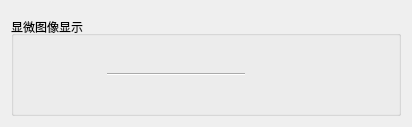
                <widget class="QWidget" name="wgt_scope" native="true">
                 <property name="sizePolicy">
                  <sizepolicy hsizetype="Preferred" vsizetype="Preferred">
                   <horstretch>1</horstretch>
                   <verstretch>0</verstretch>
                  </sizepolicy>
                 </property>
                 <layout class="QVBoxLayout" name="verticalLayout_21" stretch="0">
                  <property name="topMargin">
                   <number>16</number>
                  </property>
                  <item>
                   <widget class="QGroupBox" name="GB_scopeImage">
                    <property name="sizePolicy">
                     <sizepolicy hsizetype="Preferred" vsizetype="Preferred">
                      <horstretch>1</horstretch>
                      <verstretch>1</verstretch>
                     </sizepolicy>
                    </property>
                    <property name="layoutDirection">
                     <enum>Qt::LeftToRight</enum>
                    </property>
                    <property name="autoFillBackground">
                     <bool>true</bool>
                    </property>
                    <property name="title">
                     <string>显微图像显示</string>
                    </property>
                    <property name="alignment">
                     <set>Qt::AlignLeading|Qt::AlignLeft|Qt::AlignVCenter</set>
                    </property>
                    <layout class="QHBoxLayout" name="horizontalLayout_14">
                     <item>
                      <layout class="QVBoxLayout" name="layout_microscope">
                       <item>
                        <widget class="QWidget" name="widget" native="true">
                         <property name="sizePolicy">
                          <sizepolicy hsizetype="Preferred" vsizetype="Fixed">
                           <horstretch>0</horstretch>
                           <verstretch>0</verstretch>
                          </sizepolicy>
                         </property>
                         <layout class="QHBoxLayout" name="horizontalLayout_24">
                          <item>
                           <widget class="QWidget" name="widget_mag" native="true">
                            <property name="sizePolicy">
                             <sizepolicy hsizetype="Preferred" vsizetype="Fixed">
                              <horstretch>0</horstretch>
                              <verstretch>0</verstretch>
                             </sizepolicy>
                            </property>
                            <layout class="QHBoxLayout" name="horizontalLayout_18">
                             <item>
                              <widget class="QLabel" name="lbl_mag">
                               <property name="sizePolicy">
                                <sizepolicy hsizetype="Fixed" vsizetype="Fixed">
                                 <horstretch>0</horstretch>
                                 <verstretch>0</verstretch>
                                </sizepolicy>
                               </property>
                               <property name="minimumSize">
                                <size>
                                 <width>60</width>
                                 <height>23</height>
                                </size>
                               </property>
                               <property name="text">
                                <string/>
                               </property>
                               <property name="alignment">
                                <set>Qt::AlignCenter</set>
                               </property>
                              </widget>
                             </item>
                             <item>
                              <widget class="Line" name="line_mag">
                               <property name="sizePolicy">
                                <sizepolicy hsizetype="Fixed" vsizetype="Fixed">
                                 <horstretch>0</horstretch>
                                 <verstretch>0</verstretch>
                                </sizepolicy>
                               </property>
                               <property name="minimumSize">
                                <size>
                                 <width>138</width>
                                 <height>2</height>
                                </size>
                               </property>
                               <property name="maximumSize">
                                <size>
                                 <width>138</width>
                                 <height>2</height>
                                </size>
                               </property>
                               <property name="layoutDirection">
                                <enum>Qt::LeftToRight</enum>
                               </property>
                               <property name="autoFillBackground">
                                <bool>false</bool>
                               </property>
                               <property name="styleSheet">
                                <string notr="true">background-color: rgb(255, 255, 255);
color: rgb(0, 0, 0);</string>
                               </property>
                               <property name="lineWidth">
                                <number>1</number>
                               </property>
                               <property name="midLineWidth">
                                <number>0</number>
                               </property>
                               <property name="orientation">
                                <enum>Qt::Horizontal</enum>
                               </property>
                              </widget>
                             </item>
                             <item>
                              <spacer name="horizontalSpacer_9">
                               <property name="orientation">
                                <enum>Qt::Horizontal</enum>
                               </property>
                               <property name="sizeHint" stdset="0">
                                <size>
                                 <width>40</width>
                                 <height>20</height>
                                </size>
                               </property>
                              </spacer>
                             </item>
                            </layout>
                           </widget>
                          </item>
                          <item>
                           <widget class="QLabel" name="lbl_frame">
                            <property name="sizePolicy">
                             <sizepolicy hsizetype="Fixed" vsizetype="Fixed">
                              <horstretch>0</horstretch>
                              <verstretch>0</verstretch>
                             </sizepolicy>
                            </property>
                            <property name="minimumSize">
                             <size>
                              <width>80</width>
                              <height>23</height>
                             </size>
                            </property>
                            <property name="text">
                             <string/>
                            </property>
                           </widget>
                          </item>
                         </layout>
                        </widget>
                       </item>
                      </layout>
                     </item>
                    </layout>
                   </widget>
                  </item>
                 </layout>
                </widget>
